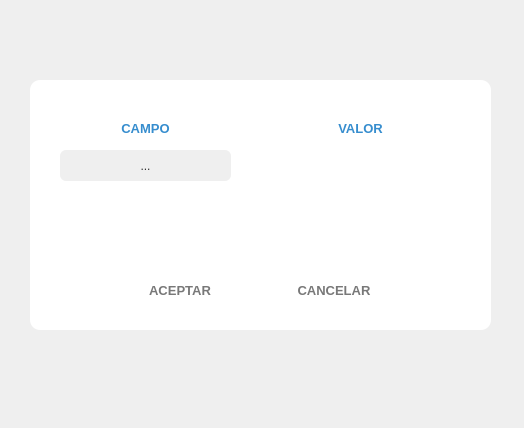
<?xml version="1.0" encoding="UTF-8"?>
<ui version="4.0">
 <class>Restriction</class>
 <widget class="QWidget" name="Restriction">
  <property name="geometry">
   <rect>
    <x>0</x>
    <y>0</y>
    <width>524</width>
    <height>428</height>
   </rect>
  </property>
  <property name="font">
   <font>
    <family>Segoe UI</family>
    <pointsize>9</pointsize>
   </font>
  </property>
  <property name="windowTitle">
   <string>Form</string>
  </property>
  <widget class="MyLabelSpinner" name="l_spinner_campos">
   <property name="geometry">
    <rect>
     <x>60</x>
     <y>150</y>
     <width>171</width>
     <height>31</height>
    </rect>
   </property>
   <property name="font">
    <font>
     <family>Segoe UI</family>
     <pointsize>9</pointsize>
    </font>
   </property>
   <property name="styleSheet">
    <string notr="true">background-color: #EFEFEF; 
border-radius: 6px;
color:rgb(50, 50, 50);</string>
   </property>
   <property name="text">
    <string>...</string>
   </property>
   <property name="alignment">
    <set>Qt::AlignCenter</set>
   </property>
  </widget>
  <widget class="MyLineEditShine" name="le_value">
   <property name="geometry">
    <rect>
     <x>260</x>
     <y>150</y>
     <width>201</width>
     <height>31</height>
    </rect>
   </property>
   <property name="font">
    <font>
     <family>Segoe UI</family>
     <pointsize>9</pointsize>
    </font>
   </property>
   <property name="styleSheet">
    <string notr="true">background-color: #FFFFFF; 
border-radius: 5px;
/*border: 2px solid #368DCE;*/</string>
   </property>
   <property name="alignment">
    <set>Qt::AlignCenter</set>
   </property>
  </widget>
  <widget class="QWidget" name="layoutWidget">
   <property name="geometry">
    <rect>
     <x>130</x>
     <y>280</y>
     <width>254</width>
     <height>22</height>
    </rect>
   </property>
   <layout class="QHBoxLayout" name="horizontalLayout_3">
    <item>
     <widget class="QPushButton" name="pb_aceptar">
      <property name="minimumSize">
       <size>
        <width>100</width>
        <height>0</height>
       </size>
      </property>
      <property name="font">
       <font>
        <family>Segoe UI</family>
        <pointsize>10</pointsize>
        <weight>75</weight>
        <bold>true</bold>
       </font>
      </property>
      <property name="styleSheet">
       <string notr="true">border-radius: 10px;
color:rgb(120, 120, 120);</string>
      </property>
      <property name="text">
       <string>ACEPTAR</string>
      </property>
      <property name="icon">
       <iconset resource="assets.qrc">
        <normaloff>:/icons/accept.png</normaloff>:/icons/accept.png</iconset>
      </property>
      <property name="iconSize">
       <size>
        <width>20</width>
        <height>20</height>
       </size>
      </property>
      <property name="flat">
       <bool>true</bool>
      </property>
     </widget>
    </item>
    <item>
     <spacer name="horizontalSpacer_3">
      <property name="orientation">
       <enum>Qt::Horizontal</enum>
      </property>
      <property name="sizeHint" stdset="0">
       <size>
        <width>40</width>
        <height>20</height>
       </size>
      </property>
     </spacer>
    </item>
    <item>
     <widget class="QPushButton" name="pb_cancelar">
      <property name="minimumSize">
       <size>
        <width>100</width>
        <height>0</height>
       </size>
      </property>
      <property name="font">
       <font>
        <family>Segoe UI</family>
        <pointsize>10</pointsize>
        <weight>75</weight>
        <bold>true</bold>
       </font>
      </property>
      <property name="styleSheet">
       <string notr="true">border-radius: 10px;
color:rgb(120, 120, 120);</string>
      </property>
      <property name="text">
       <string>CANCELAR</string>
      </property>
      <property name="icon">
       <iconset resource="assets.qrc">
        <normaloff>:/icons/cancel.png</normaloff>:/icons/cancel.png</iconset>
      </property>
      <property name="iconSize">
       <size>
        <width>20</width>
        <height>20</height>
       </size>
      </property>
      <property name="flat">
       <bool>true</bool>
      </property>
     </widget>
    </item>
   </layout>
  </widget>
  <widget class="MyLabelShine" name="label_background">
   <property name="geometry">
    <rect>
     <x>30</x>
     <y>80</y>
     <width>461</width>
     <height>250</height>
    </rect>
   </property>
   <property name="styleSheet">
    <string notr="true">background-color: #FFFFFF; 
border-radius: 10px;
/*border: 2px solid #368DCE;*/</string>
   </property>
   <property name="text">
    <string/>
   </property>
   <property name="alignment">
    <set>Qt::AlignCenter</set>
   </property>
  </widget>
  <widget class="QLabel" name="label">
   <property name="geometry">
    <rect>
     <x>110</x>
     <y>120</y>
     <width>71</width>
     <height>16</height>
    </rect>
   </property>
   <property name="font">
    <font>
     <family>Segoe UI</family>
     <pointsize>10</pointsize>
     <weight>75</weight>
     <bold>true</bold>
    </font>
   </property>
   <property name="styleSheet">
    <string notr="true">color: rgb(54, 141, 206);</string>
   </property>
   <property name="text">
    <string>CAMPO</string>
   </property>
   <property name="alignment">
    <set>Qt::AlignCenter</set>
   </property>
  </widget>
  <widget class="QLabel" name="label_2">
   <property name="geometry">
    <rect>
     <x>320</x>
     <y>120</y>
     <width>81</width>
     <height>16</height>
    </rect>
   </property>
   <property name="font">
    <font>
     <family>Segoe UI</family>
     <pointsize>10</pointsize>
     <weight>75</weight>
     <bold>true</bold>
    </font>
   </property>
   <property name="styleSheet">
    <string notr="true">color: rgb(54, 141, 206);</string>
   </property>
   <property name="text">
    <string>VALOR</string>
   </property>
   <property name="alignment">
    <set>Qt::AlignCenter</set>
   </property>
  </widget>
  <widget class="QWidget" name="widget" native="true">
   <property name="geometry">
    <rect>
     <x>190</x>
     <y>190</y>
     <width>120</width>
     <height>80</height>
    </rect>
   </property>
  </widget>
  <zorder>label_background</zorder>
  <zorder>l_spinner_campos</zorder>
  <zorder>le_value</zorder>
  <zorder>layoutWidget</zorder>
  <zorder>label</zorder>
  <zorder>label_2</zorder>
  <zorder>widget</zorder>
 </widget>
 <customwidgets>
  <customwidget>
   <class>MyLineEditShine</class>
   <extends>QLineEdit</extends>
   <header location="global">mylineeditshine.h</header>
  </customwidget>
  <customwidget>
   <class>MyLabelSpinner</class>
   <extends>QLabel</extends>
   <header location="global">mylabelspinner.h</header>
  </customwidget>
  <customwidget>
   <class>MyLabelShine</class>
   <extends>QLabel</extends>
   <header location="global">mylabelshine.h</header>
  </customwidget>
 </customwidgets>
 <resources>
  <include location="assets.qrc"/>
 </resources>
 <connections/>
</ui>
